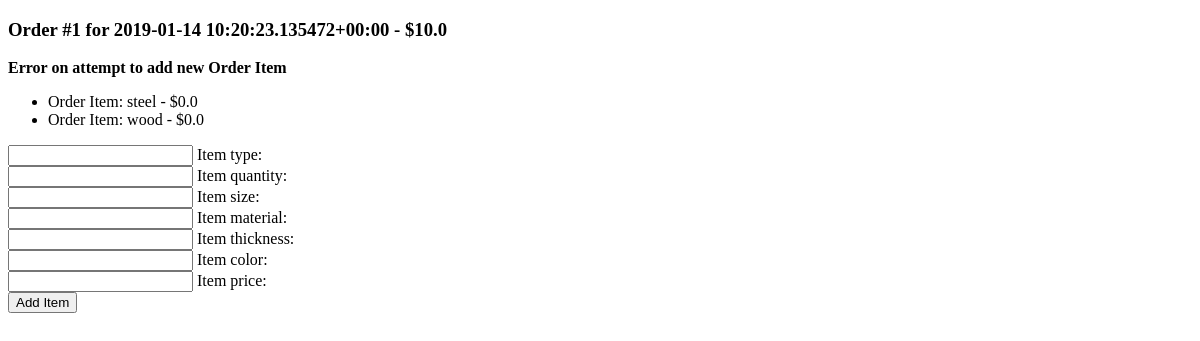
The page /pcb_app/orders/1/order_item_add on the database as committed earlier.
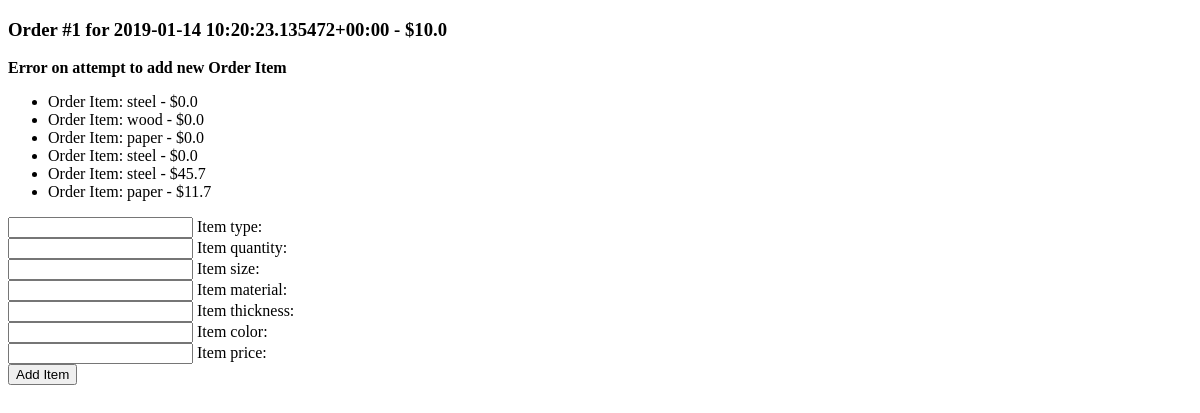
The same page on the database as committed later.
### pcb_app/models.py (models this page shows, shortened)
class OrderItem(models.Model):
    order = models.ForeignKey(Order, on_delete=models.CASCADE)
    sku_id = models.CharField('item_sku', max_length=100)
    type = models.CharField('item_type', max_length=10)
    quantity = models.SmallIntegerField('item_quantity', default=1)
    class Meta:
        abstract = True

class OrderItemPCB(OrderItem):
    size = models.CharField('pcb_item_size', max_length=10)
    material = models.CharField('pcb_item_material', max_length=100)
    thickness = models.FloatField('pcb_item_thickness')
    color = models.CharField('pcb_item_color', max_length=15)
    price = models.FloatField('pcb_item_price', default=0.0)

### pcb_app/views.py (the view)
# urls.py: path('orders/<int:order_id>/order_item_add', views.order_item_add, name='order_item_add_link'),
def order_item_add(request, order_id):
    order = Order.objects.get(pk=order_id)
    try:
        new_order_item = OrderItemPCB(order=order,
                                      type=request.POST['type'],
                                      quantity=request.POST['quantity'],
                                      size=request.POST['size'],
                                      material=request.POST['material'],
                                      thickness=request.POST['thickness'],
                                      color=request.POST['color'],
                                      price=request.POST['price'],
                                      )
    except Exception as ex:
        context = {
            'order': order,
            'error_message': "Error on attempt to add new Order Item",
        }
        return render(request, 'pcb_app/order_details.html', context)
    else:
        new_order_item.save()
        return HttpResponseRedirect(reverse('pcb_app:order_details_link', args=(order.id,)))

### pcb_app/models.py (called while the page is built)
    def __str__(self):
        return "Order #%s for %s" % (self.id, self.date)

### pcb_app/templates/pcb_app/order_details.html (shortened to what this page needs)
<!DOCTYPE html>
<html lang="en">
<head>
</head>
<body>
<h3>{{ order }} - ${{ order.total_cost }}</h3>
{% if error_message %}<p><strong>{{ error_message }}</strong></p>{% endif %}
    <ul title="Existent Order Items">
    {% for item in order.orderitempcb_set.all %}
    <li>Order Item: {{ item.material }} - ${{ item.price }}</li>
    {% endfor %}
    </ul>
<form action="{% url 'pcb_app:order_item_add_link' order.id %}" method="POST">
    <input type="text" name="type" id="type">
    <label for="type">Item type: </label><br>
    <input type="text" name="quantity" id="quantity">
    <label for="quantity">Item quantity: </label><br>
    <input type="text" name="size" id="size">
    <label for="size">Item size: </label><br>
    <input type="text" name="material" id="material">
    <label for="material">Item material: </label><br>
    <input type="text" name="thickness" id="thickness">
    <label for="thickness">Item thickness: </label><br>
    <input type="text" name="color" id="color">
    <label for="color">Item color: </label><br>
    <input type="text" name="price" id="price">
    <label for="color">Item price: </label><br>
    <input type="submit" value="Add Item">
</form>
</body>
</html>

Rows that differ between the two databases and show on the page:
added OrderItemPCB: material "paper", price "0.0"
added OrderItemPCB: material "steel", price "0.0"
added OrderItemPCB: material "steel", price "45.7"
added OrderItemPCB: material "paper", price "11.7"
